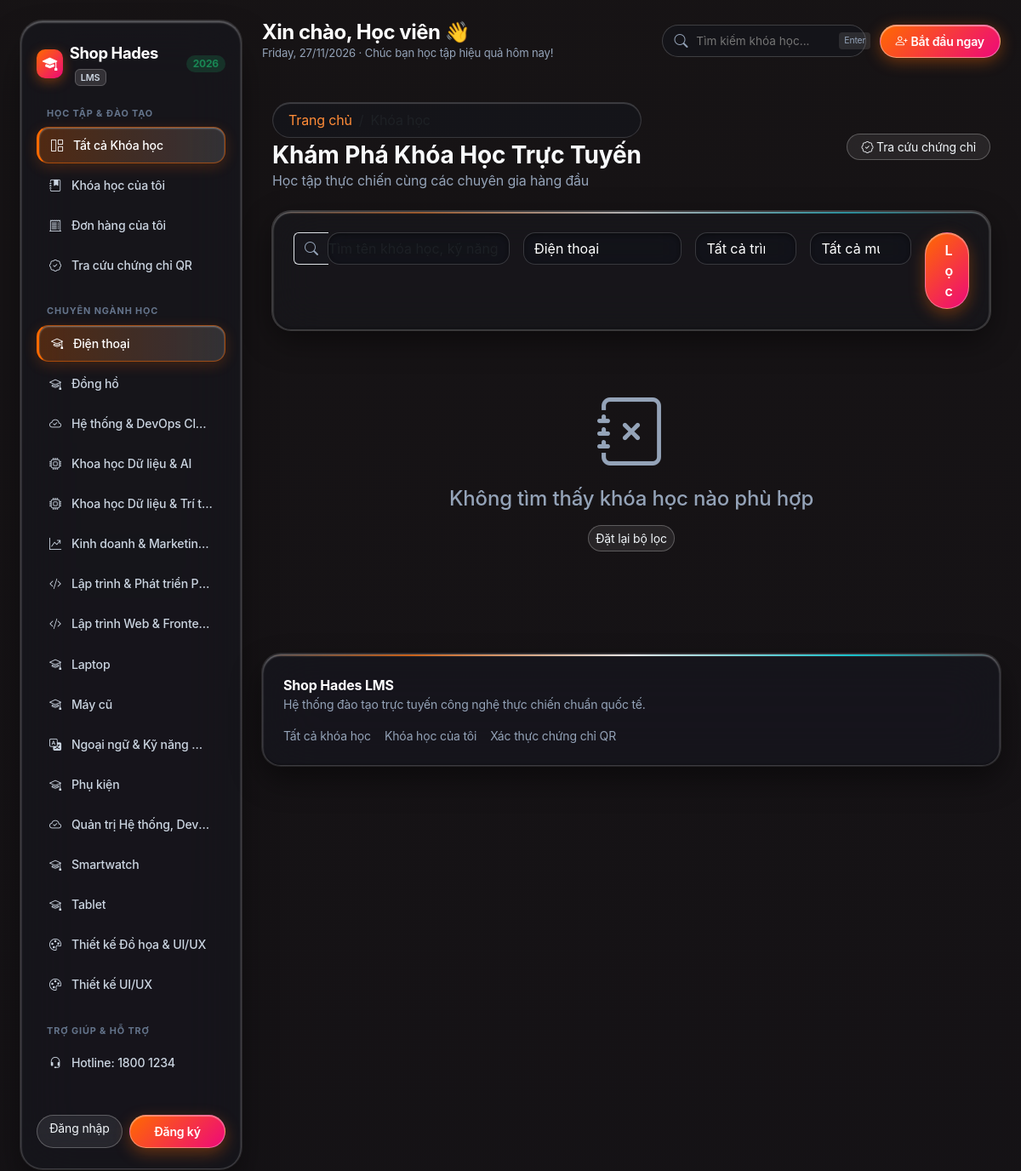
Screenshot of /courses?category=1 with the database file from the repository.
### tables this page shows
CREATE TABLE `categories` (
  `id` int unsigned NOT NULL AUTO_INCREMENT,
  `name` varchar(150) NOT NULL,
  `description` text,
  `status` enum('active','inactive') NOT NULL DEFAULT 'active',
  `created_at` datetime NOT NULL DEFAULT CURRENT_TIMESTAMP,
  PRIMARY KEY (`id`)
);

### src/Controllers/LmsCourseController.php (called while the page is built, shortened)
<?php
class LmsCourseController
{
    private Course $courseModel;
    public function __construct()
    {
        $this->courseModel = new Course();
    }
    public function index(): void
    {
        $filters = [
            'q' => $_GET['q'] ?? null,
            'category_id' => $_GET['category'] ?? null,
            'level' => $_GET['level'] ?? null,
            'price_type' => $_GET['price'] ?? null,
            'status' => 'published',
        ];
        $courses = $this->courseModel->all($filters);
        $db = \App\DB::connection();
        $categories = $db->query("SELECT id, name FROM categories WHERE status = 'active' OR status IS NULL ORDER BY name ASC")->fetchAll(\PDO::FETCH_ASSOC);
        view('client.courses.index', [
            'courses' => $courses,
            'categories' => $categories,
            'filters' => $filters,
            'title' => 'Danh sách Khóa học Trực tuyến',
        ]);
    }
}

### routes/web.php (called while the page is built, shortened)
<?php
$router = new Router();
$router->get('/health', function () {
    $health = \App\DB::health();
    http_response_code($health['ok'] ? 200 : 503);
    header('Content-Type: application/json; charset=UTF-8');
    echo json_encode([
        'ok' => $health['ok'],
        'app' => config('app_name', 'Hades Academy'),
        'time' => date(DATE_ATOM),
        'database' => $health,
    ], JSON_UNESCAPED_UNICODE | JSON_UNESCAPED_SLASHES);
});
$router->get('/', fn() => (new LmsCourseController())->index());
$router->get('/courses', fn() => (new LmsCourseController())->index());

### public/index.php (called while the page is built, shortened)
<?php
try {
    require dirname(__DIR__) . '/src/bootstrap.php';
    require dirname(__DIR__) . '/routes/web.php';
    $router = $GLOBALS['router'];
    $method = $_SERVER['REQUEST_METHOD'];
    $uri = $_SERVER['REQUEST_URI'] ?? '/';
    $router->dispatch($method, $uri);
} catch (Throwable $e) {
    error_log('Unhandled application error: ' . $e);
    $isDbError = class_exists(\App\DB::class) && \App\DB::isConnectivityError($e);
    $isDebug = function_exists('config') && (bool) config('app_debug', false);
    http_response_code($isDbError ? 503 : 500);
    echo '<!DOCTYPE html><html lang="vi"><head><meta charset="UTF-8"><title>Lỗi Shop Hades</title>';
    echo '<style>body{font-family:sans-serif;max-width:760px;margin:40px auto;padding:20px;line-height:1.6}code{background:#f5f5f5;padding:2px 6px;border-radius:4px}pre{background:#f8f8f8;padding:12px;border-radius:8px;overflow:auto}</style></head><body>';
    echo '<h1>' . ($isDbError ? 'Cơ sở dữ liệu chưa sẵn sàng' : 'Không thể tải trang') . '</h1>';
    if ($isDebug) {
        $message = htmlspecialchars($e->getMessage(), ENT_QUOTES, 'UTF-8');
        echo '<p><strong>Lỗi:</strong> ' . $message . '</p>';
    } else {
        echo '<p>Yêu cầu chưa thể xử lý. Vui lòng thử lại sau.</p>';
    }
    if ($isDebug && str_contains($e->getMessage(), 'pdo_mysql')) {
        echo '<p>Chạy lại bằng lệnh: <code>./start.sh</code> hoặc <code>/opt/lampp/bin/php -S 127.0.0.1:8000 -t public public/router.php</code></p>';
        echo '<p>Đảm bảo MySQL XAMPP đang chạy: <code>sudo /opt/lampp/lampp startmysql</code></p>';
    }
    if ($isDebug && $isDbError) {
        echo '<p>Web vẫn khởi động được, nhưng các trang cần dữ liệu sẽ tạm thời không dùng được cho tới khi MySQL hoạt động.</p>';
        echo '<pre>Kiểm tra nhanh:
- Health check: /health
- Khởi động MySQL XAMPP: sudo /opt/lampp/lampp startmysql
- Hoặc chạy Docker DB: docker compose up -d db</pre>';
    }
    echo '</body></html>';
}

### views/layouts/client.php (the view, shortened to what this page needs)
<!DOCTYPE html>
<html lang="vi">
<head>
    <link href="https://cdn.jsdelivr.net/npm/bootstrap@5.3.3/dist/css/bootstrap.min.css" rel="stylesheet">
    <link href="https://cdn.jsdelivr.net/npm/bootstrap-icons@1.11.3/font/bootstrap-icons.min.css" rel="stylesheet">
    <link href="/css/glassy-theme.css" rel="stylesheet">
</head>
<body class="refract-dashboard-body">
<?php
$uri = $_SERVER['REQUEST_URI'] ?? '/';
$isActive = fn($path) => str_starts_with($uri, $path) ? 'active' : '';
if (!function_exists('getCategoryIcon')) {
    function getCategoryIcon(string $name): string {
        $nameLower = strtolower($name);
        if (str_contains($nameLower, 'lập trình') || str_contains($nameLower, 'phần mềm') || str_contains($nameLower, 'code')) return 'bi-code-slash';
        if (str_contains($nameLower, 'dữ liệu') || str_contains($nameLower, 'ai') || str_contains($nameLower, 'data')) return 'bi-cpu';
        if (str_contains($nameLower, 'thiết kế') || str_contains($nameLower, 'ui/ux') || str_contains($nameLower, 'đồ họa')) return 'bi-palette';
        if (str_contains($nameLower, 'devops') || str_contains($nameLower, 'cloud') || str_contains($nameLower, 'hệ thống')) return 'bi-cloud-check';
        if (str_contains($nameLower, 'marketing') || str_contains($nameLower, 'kinh doanh')) return 'bi-graph-up-arrow';
        if (str_contains($nameLower, 'ngoại ngữ') || str_contains($nameLower, 'kỹ năng')) return 'bi-translate';
        return 'bi-mortarboard';
    }
}
?>
<div class="refract-app-container">
    <aside class="refract-sidebar">
        <div class="refract-brand d-flex align-items-center justify-content-between mb-4">
            <a href="/" class="d-flex align-items-center gap-2 text-decoration-none">
                <div class="brand-prism-icon">
                    <i class="bi bi-mortarboard-fill"></i>
                </div>
                <div class="brand-text">
                    <span class="brand-title"><?= e(config('app_name', 'Hades')) ?></span>
                    <span class="badge-crm">LMS</span>
                </div>
            </a>
            <span class="badge rounded-pill bg-success bg-opacity-25 text-success small px-2 py-1">2026</span>
        </div>
        <div class="sidebar-section">
            <div class="section-label">HỌC TẬP & ĐÀO TẠO</div>
            <a href="/courses" class="sidebar-nav-item <?= ($uri === '/' || $uri === '/courses' || str_starts_with($uri, '/courses')) ? 'active' : '' ?>">
                <i class="bi bi-grid-1x2"></i>
                <span>Tất cả Khóa học</span>
            </a>
            <a href="/my-courses" class="sidebar-nav-item <?= $isActive('/my-courses') ?>">
                <i class="bi bi-journal-bookmark-fill"></i>
                <span>Khóa học của tôi</span>
            </a>
            <a href="/orders" class="sidebar-nav-item <?= $isActive('/orders') ?>">
                <i class="bi bi-receipt-cutoff"></i>
                <span>Đơn hàng của tôi</span>
            </a>
            <a href="/verify-certificate" class="sidebar-nav-item <?= $isActive('/verify-certificate') ?>">
                <i class="bi bi-patch-check"></i>
                <span>Tra cứu chứng chỉ QR</span>
            </a>
        </div>
        <div class="sidebar-section">
            <div class="section-label">CHUYÊN NGÀNH HỌC</div>
            <?php foreach (($categories ?? []) as $cat): ?>
                <a href="/courses?category=<?= (int)$cat['id'] ?>" class="sidebar-nav-item <?= ((string)($_GET['category'] ?? '') === (string)$cat['id']) ? 'active' : '' ?>">
                    <i class="bi <?= getCategoryIcon($cat['name']) ?>"></i>
                    <span class="text-truncate"><?= e($cat['name']) ?></span>
                </a>
            <?php endforeach; ?>
        </div>
        <div class="sidebar-section">
            <div class="section-label">TRỢ GIÚP & HỖ TRỢ</div>
            <a href="tel:<?= e(config('hotline', '18001234')) ?>" class="sidebar-nav-item">
                <i class="bi bi-headset"></i>
                <span>Hotline: <?= e(config('hotline', '1800 1234')) ?></span>
            </a>
        </div>
        <div class="sidebar-user-pill mt-auto pt-3">
            <?php if ($user = authUser()): ?>
                <div class="d-flex align-items-center gap-2">
                    <a href="/profile" class="text-decoration-none d-flex align-items-center gap-2 flex-grow-1 overflow-hidden" title="Xem hồ sơ cá nhân">
                        <div class="user-avatar-circle flex-shrink-0">
                            <?= strtoupper(substr($user['name'] ?? 'US', 0, 2)) ?>
                        </div>
                        <div class="user-info flex-grow-1 overflow-hidden">
                            <div class="user-name text-truncate"><?= e($user['name']) ?></div>
                            <div class="user-role text-truncate"><?= e($user['role'] ?? 'Student') ?></div>
                        </div>
                    </a>
                    <form method="post" action="/logout" class="m-0">
                        <?= csrf_field() ?>
                        <button type="submit" class="btn-logout-icon" title="Đăng xuất">
                            <i class="bi bi-power"></i>
                        </button>
                    </form>
                </div>
            <?php else: ?>
                <div class="d-flex gap-2">
                    <a href="/login" class="btn btn-sm btn-outline-primary rounded-pill flex-grow-1">Đăng nhập</a>
                    <a href="/register" class="btn btn-sm btn-primary rounded-pill flex-grow-1">Đăng ký</a>
                </div>
            <?php endif; ?>
        </div>
    </aside>
    <main class="refract-main-content">
        <header class="refract-topbar d-flex align-items-center justify-content-between mb-4">
            <div class="topbar-greeting">
                <h4 class="mb-0 fw-bold">Xin chào, <?= e(authUser()['name'] ?? 'Học viên') ?> 👋</h4>
                <div class="greeting-date"><?= date('l, d/m/Y') ?> · Chúc bạn học tập hiệu quả hôm nay!</div>
            </div>
            <div class="d-flex align-items-center gap-3">
                <form class="refract-search-pill" action="/courses" method="get">
                    <i class="bi bi-search text-muted me-2"></i>
                    <input type="text" name="q" value="<?= e($_GET['q'] ?? '') ?>" placeholder="Tìm kiếm khóa học..." class="border-0 bg-transparent text-white" style="outline: none; font-size: 0.85rem; width: 170px;">
                    <span class="badge-shortcut">Enter</span>
                </form>
                <?php if ($user = authUser()): ?>
                    <?php if (isAdmin()): ?>
                        <a href="/admin/lms/dashboard" class="btn-refract-action" style="background: linear-gradient(135deg, #f59e0b 0%, #d97706 100%) !important;">
                            <i class="bi bi-speedometer2 me-1"></i> Quản trị LMS
                        </a>
                    <?php else: ?>
                        <a href="/my-courses" class="btn-refract-action">
                            <i class="bi bi-play-circle me-1"></i> Vào phòng học
                        </a>
                    <?php endif; ?>
                    <div class="dropdown">
                        <button class="avatar-refract-pill border-0 p-0" type="button" data-bs-toggle="dropdown" aria-expanded="false" title="Tài khoản: <?= e($user['name']) ?>">
                            <?= strtoupper(substr($user['name'] ?? 'US', 0, 2)) ?>
                        </button>
                        <ul class="dropdown-menu dropdown-menu-end refract-dropdown-menu">
                            <li class="px-3 py-2 border-bottom border-white border-opacity-10 mb-1">
                                <div class="fw-bold text-white small text-truncate"><?= e($user['name']) ?></div>
                                <div class="text-muted small text-truncate" style="font-size: 11px;"><?= e($user['email']) ?></div>
                            </li>
                            <li>
                                <a class="dropdown-item" href="/profile">
                                    <i class="bi bi-person-gear text-info"></i> Hồ sơ cá nhân
                                </a>
                            </li>
                            <li>
                                <a class="dropdown-item" href="/orders">
                                    <i class="bi bi-receipt-cutoff text-success"></i> Đơn hàng của tôi
                                </a>
                            </li>
                            <li>
                                <a class="dropdown-item" href="/my-courses">
                                    <i class="bi bi-journal-bookmark-fill text-warning"></i> Khóa học của tôi
                                </a>
                            </li>
                            <?php if (isAdmin()): ?>
                                <li>
                                    <a class="dropdown-item" href="/admin/lms/dashboard">
                                        <i class="bi bi-shield-lock text-primary"></i> Trang quản trị Admin
                                    </a>
                                </li>
                            <?php endif; ?>
                            <li><hr class="dropdown-divider"></li>
                            <li>
                                <form method="post" action="/logout" class="m-0">
                                    <?= csrf_field() ?>
                                    <button type="submit" class="dropdown-item text-danger w-100 border-0 bg-transparent">
                                        <i class="bi bi-box-arrow-right"></i> Đăng xuất
                                    </button>
                                </form>
                            </li>
                        </ul>
                    </div>
                <?php else: ?>
                    <a href="/register" class="btn-refract-action">
                        <i class="bi bi-person-plus me-1"></i> Bắt đầu ngay
                    </a>
                <?php endif; ?>
            </div>
        </header>
        <div class="refract-body-wrapper">
            <?= $content ?? '' ?>
        </div>
        <footer class="refract-card p-4 mt-5">
            <div class="d-flex justify-content-between align-items-center flex-wrap gap-3">
                <div>
                    <div class="fw-bold text-white"><?= e(config('app_name', 'Hades Academy')) ?> LMS</div>
                    <div class="small text-muted">Hệ thống đào tạo trực tuyến công nghệ thực chiến chuẩn quốc tế.</div>
                </div>
                <div class="small text-muted d-flex gap-3">
                    <a href="/courses" class="text-decoration-none text-muted hover-underline">Tất cả khóa học</a>
                    <a href="/my-courses" class="text-decoration-none text-muted hover-underline">Khóa học của tôi</a>
                    <a href="/verify-certificate" class="text-decoration-none text-muted hover-underline">Xác thực chứng chỉ QR</a>
                </div>
            </div>
        </footer>
    </main>
</div>
</body>
</html>

### rows the page displays
categories: name "Điện thoại"
categories: name "Đồng hồ"
categories: name "Hệ thống & DevOps Cl…"
categories: name "Khoa học Dữ liệu & AI"
categories: name "Khoa học Dữ liệu & Trí t…"
categories: name "Kinh doanh & Marketin…"
categories: name "Lập trình & Phát triển P…"
categories: name "Lập trình Web & Frontend"
categories: name "Laptop"
categories: name "Máy cũ"
categories: name "Ngoại ngữ & Kỹ năng…"
categories: name "Phụ kiện"
categories: name "Quản trị Hệ thống, Dev…"
categories: name "Smartwatch"
categories: name "Tablet"
categories: name "Thiết kế Đồ họa & UI/UX"
categories: name "Thiết kế UI/UX"

### other values shown
config('app_name', 'Hades') "Shop Hades"
config('hotline', '1800 1234') "1800 1234"
authUser()['name'] "Học viên"
config('app_name', 'Hades Academy') "Shop Hades"
form field category "Điện thoại"
